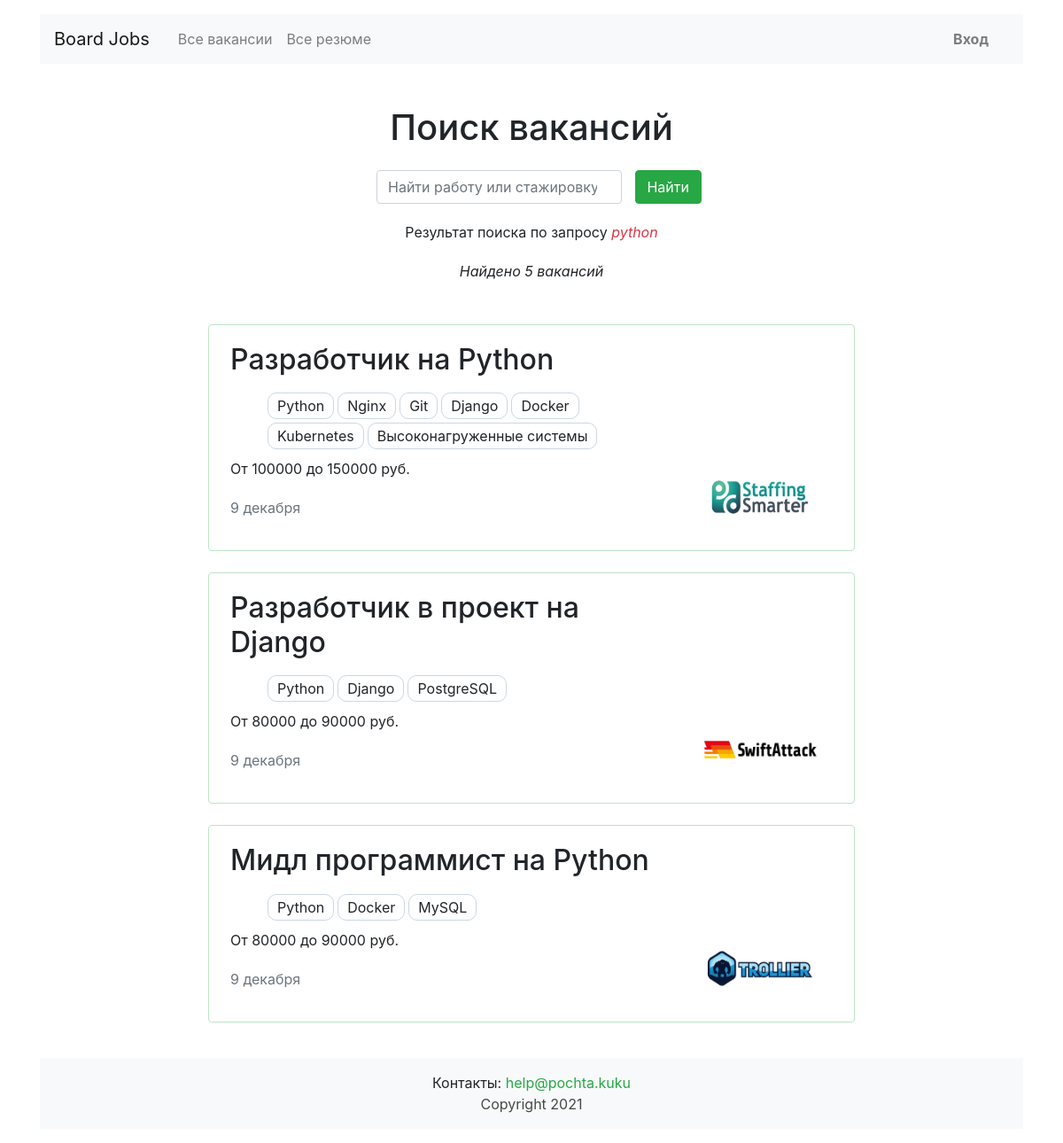
The app's page /search?s=python with its own data.
### vacancies/models.py (models this page shows, shortened)
class Vacancy(models.Model):
    title = models.CharField("название вакансии", max_length=100, db_index=True)
    skills = models.CharField("навыки", max_length=500)
    description = models.TextField("описание вакансии", max_length=10000, db_index=True)
    salary_min = models.IntegerField("зарплата от")
    salary_max = models.IntegerField("зарплата до")
    published_at = models.DateField("опубликовано", auto_now_add=True)
    company = models.ForeignKey(Company,
                                on_delete=models.CASCADE, related_name="vacancies", verbose_name="компания")
    specialty = models.ForeignKey(Specialty,
                                  on_delete=models.PROTECT, related_name="vacancies", verbose_name="специализация")
    class Meta:
        verbose_name = "вакансия"
        verbose_name_plural = "вакансии"
        ordering = ['id']

class Company(models.Model):
    CHOICES_EMPLOYEE_COUNT = (
        ('1', '0-15'),
        ('2', '15-100'),
        ('3', '100-500'),
        ('4', '500-1000'),
        ('5', '> 1000'),
    )
    name = models.CharField("название", max_length=100)
    location = models.CharField("город", max_length=25)
    description = models.TextField("информация о компании", max_length=5000)
    employee_count = models.CharField("количество сотрудников", max_length=10, choices=CHOICES_EMPLOYEE_COUNT)
    logo = models.ImageField("логотип", upload_to=MEDIA_COMPANY_IMAGE_DIR)
    owner = models.OneToOneField(User, on_delete=models.CASCADE, related_name="owner_user", verbose_name="owner_id")
    class Meta:
        verbose_name = "компания"
        verbose_name_plural = "компании"

### vacancies/views.py (the view)
# urls.py: path('search', SearchView.as_view(), name='search'),
class SearchView(VacanciesView):
    template_name = 'vacancies/search.html'
    def get_queryset(self):
        request_user = self.request.GET.get('s')
        return self.model.objects.select_related('company').filter(
            Q(title__icontains=request_user) | Q(description__icontains=request_user),
        )
    def get_context_data(self, **kwargs):
        context = super(SearchView, self).get_context_data(**kwargs)
        context['s'] = self.request.GET.get('s')
        context['vacancies_count'] = context['paginator'].count
        return context

### vacancies/templatetags/my_filters.py (called while the page is built)
@register.filter()
def ru_pluralize(number: Union[int, str], arg: str = 'текст, тексты, текстов'):
    nominative_singular, nominative_plural, genitive_plural = arg.split(', ')
    number = abs(int(number))
    if (number % 10) == 1 and number % 100 != 11:
        return f'{number} {nominative_singular}'
    elif 2 <= number % 10 <= 4 and number // 10 % 10 != 1:
        return f'{number} {nominative_plural}'
    else:
        return f'{number} {genitive_plural}'

@register.filter()
def list_li(tags_str):
    tags_str = str(tags_str)
    tags_str = tags_str.split(',')
    tags = '</li><li>'.join(tags_str)
    return f'<li>{tags}</li>'

### vacancies/views.py (called while the page is built)
    def get_context_data(self, **kwargs):
        context = super(VacanciesView, self).get_context_data(**kwargs)
        context['vacancies_count'] = Vacancy.objects.count()
        return context

### vacancies/templates/vacancies/search.html (shortened to what this page needs)
{% extends 'vacancies/base.html' %}
{% load bootstrap_pagination %}
{% load my_filters %}
{% block container %}
    <main class="container mt-3">
        <section>
            <h1 class="h1 text-center mt-5 mb-4">Поиск вакансий</h1>
            <div class="row">
                <div class="col-md-7 col-lg-5 col-xl-4 col-sm-8 mx-auto">
                    <form class="form-inline mb-3" enctype="multipart/form-data" action="{% url 'search' %}">
                        <div class="form-group col-8 col-md-10 pl-0">
                            <input class="form-control w-100" type="search" placeholder="Найти работу или стажировку"
                                   aria-label="Найти работу или стажировку" name="s">
                        </div>
                        <div class="form-group col-4 col-md-2 pl-0">
                            <button class="btn btn-success w-100" type="submit">Найти</button>
                        </div>
                    </form>
                </div>
            </div>
            {% if s %}
                <p class="text-center pt-1">Результат поиска по запросу <span class="text-danger"><em>{{ s }}</em></span>
                </p>
                <p class="text-center pt-1">
                    <em>Найдено {{ vacancies_count|ru_pluralize:'вакансия, вакансии, вакансий' }}</em></p>
                {% else %}
                <p class="text-center pt-1">Вы ничего не ввели. Показываю все вакансии</p>
            {% endif %}
            <div class="row mt-5">
                <div class="col-12 col-lg-8 offset-lg-2 m-auto">
                    {% for vacancy in vacancies %}
                        <div class="card mb-4">
                            <div class="card-body px-4">
                                <div class="row">
                                    <div class="col-12 col-md-8 col-lg-9">
                                        <h2 class="h2-name h2 pb-2"><a
                                                href="{% url 'vacancy' vacancy.id %}">{{ vacancy.title }}</a></h2>
                                        <ul class="mb-2 ul_skills">{{ vacancy.skills|list_li|safe|escape }}</ul>
                                        <p>От {{ vacancy.salary_min }} до {{ vacancy.salary_max }} руб.</p>
                                        <p class="text-muted pt-1">9 декабря</p>
                                    </div>
                                    <div class="col-12 col-md-4 col-lg-3 d-flex align-items-end">
                                        <a href="{% url 'company' vacancy.company_id %}"><img
                                                src="{{ vacancy.company.logo.url }}" width="130" height="80" alt=""></a>
                                    </div>
                                </div>
                            </div>
                        </div>
                    {% endfor %}
                </div>
            </div>
        </section>
    </main>
{% endblock %}

### vacancies/static/css/style_vacancy.css (style rules this page uses)
.h2-name a { color: #212529; }
.ul_skills { display: inline-flex; list-style-type: none; flex-wrap: wrap; }
.ul_skills li { border: 1px solid #cbd8e4; padding: 2px 10px; margin: 2px; border-radius: 10px; }
.btn { min-width: 75px; }
.card { border: 1px solid rgb(189 228 198); }
a { color: #454a46; }

### records on screen
Vacancy: title "Разработчик на Python", skills|list_li "Python Nginx Git Django Docker Kubernetes Высоконагруженные системы", salary_min "100000", salary_max "150000", company.logo (picture)
Vacancy: title "Разработчик в проект на Django", skills|list_li "Python Django PostgreSQL", salary_min "80000", salary_max "90000", company.logo (picture)
Vacancy: title "Мидл программист на Python", skills|list_li "Python Docker MySQL", salary_min "80000", salary_max "90000", company.logo (picture)

### other values on screen
{{ s }} "python"
{{ vacancies_count|ru_pluralize:'вакансия, вакансии, вакансий' }} "5 вакансий"
